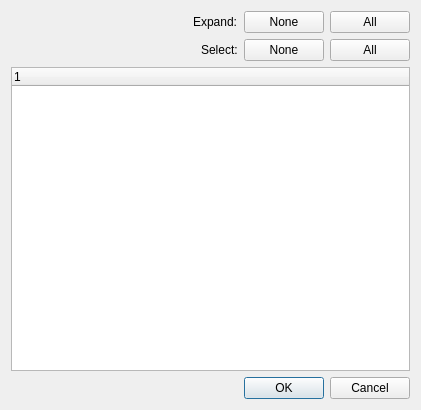
<?xml version="1.0" encoding="UTF-8"?>
<ui version="4.0">
 <class>Dialog</class>
 <widget class="QDialog" name="Dialog">
  <property name="geometry">
   <rect>
    <x>0</x>
    <y>0</y>
    <width>421</width>
    <height>410</height>
   </rect>
  </property>
  <property name="windowTitle">
   <string>Note Types and Fields</string>
  </property>
  <layout class="QVBoxLayout" name="verticalLayout">
   <item>
    <layout class="QHBoxLayout" name="horizontalLayout">
     <item>
      <spacer name="horizontalSpacer">
       <property name="orientation">
        <enum>Qt::Horizontal</enum>
       </property>
       <property name="sizeHint" stdset="0">
        <size>
         <width>40</width>
         <height>20</height>
        </size>
       </property>
      </spacer>
     </item>
     <item>
      <widget class="QLabel" name="label">
       <property name="text">
        <string>Expand:</string>
       </property>
      </widget>
     </item>
     <item>
      <widget class="QPushButton" name="btn_expand_none">
       <property name="text">
        <string>None</string>
       </property>
      </widget>
     </item>
     <item>
      <widget class="QPushButton" name="btn_expand_all">
       <property name="text">
        <string>All</string>
       </property>
      </widget>
     </item>
    </layout>
   </item>
   <item>
    <layout class="QHBoxLayout" name="horizontalLayout_2">
     <item>
      <spacer name="horizontalSpacer_2">
       <property name="orientation">
        <enum>Qt::Horizontal</enum>
       </property>
       <property name="sizeHint" stdset="0">
        <size>
         <width>40</width>
         <height>20</height>
        </size>
       </property>
      </spacer>
     </item>
     <item>
      <widget class="QLabel" name="label_2">
       <property name="text">
        <string>Select:</string>
       </property>
      </widget>
     </item>
     <item>
      <widget class="QPushButton" name="btn_select_none">
       <property name="text">
        <string>None</string>
       </property>
      </widget>
     </item>
     <item>
      <widget class="QPushButton" name="btn_select_all">
       <property name="text">
        <string>All</string>
       </property>
      </widget>
     </item>
    </layout>
   </item>
   <item>
    <widget class="QTreeWidget" name="tree_widget">
     <column>
      <property name="text">
       <string/>
      </property>
     </column>
    </widget>
   </item>
   <item>
    <widget class="QDialogButtonBox" name="buttonBox">
     <property name="orientation">
      <enum>Qt::Horizontal</enum>
     </property>
     <property name="standardButtons">
      <set>QDialogButtonBox::Cancel|QDialogButtonBox::Ok</set>
     </property>
    </widget>
   </item>
  </layout>
 </widget>
 <resources/>
 <connections>
  <connection>
   <sender>buttonBox</sender>
   <signal>accepted()</signal>
   <receiver>Dialog</receiver>
   <slot>accept()</slot>
   <hints>
    <hint type="sourcelabel">
     <x>248</x>
     <y>254</y>
    </hint>
    <hint type="destinationlabel">
     <x>157</x>
     <y>274</y>
    </hint>
   </hints>
  </connection>
  <connection>
   <sender>buttonBox</sender>
   <signal>rejected()</signal>
   <receiver>Dialog</receiver>
   <slot>reject()</slot>
   <hints>
    <hint type="sourcelabel">
     <x>316</x>
     <y>260</y>
    </hint>
    <hint type="destinationlabel">
     <x>286</x>
     <y>274</y>
    </hint>
   </hints>
  </connection>
 </connections>
</ui>
